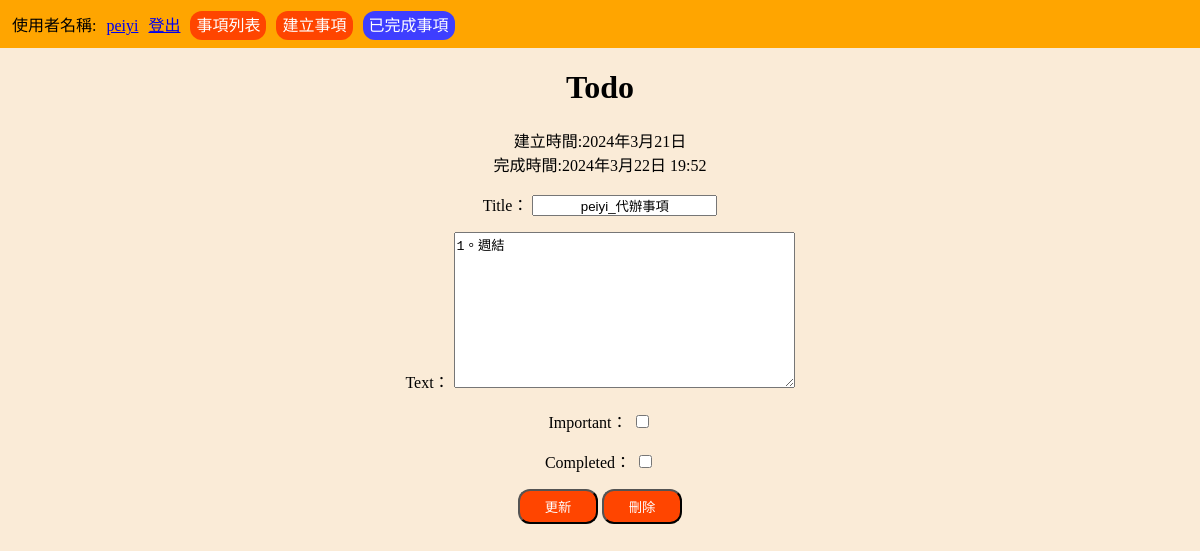
Page /todo/2 (signed in) on the committed database.
### todo/models.py (models this page shows, shortened)
class Todo(models.Model):
    title = models.CharField(max_length=100, null=False)
    text = models.TextField(blank=True)
    created = models.DateField(auto_now_add=True)
    date_completed = models.DateTimeField(blank=True, null=True)
    important = models.BooleanField(default=False)
    user = models.ForeignKey(User, on_delete=models.CASCADE)
    completed = models.BooleanField(default=False)

### todo/views.py (the view, shortened to what this page needs)
# urls.py: path("todo/<int:id>", views.view_todo, name="view-todo"),
@login_required
def view_todo(request, id):
    todo = None
    message = ""
    try:
        todo = Todo.objects.get(id=id)
        form = TodoForm(instance=todo)
    except Exception as e:
        print(e)
        message = "修改或刪除失敗..."
    return render(
        request, "todo/view-todo.html", {"todo": todo, "form": form, "message": message}
    )

### todo/forms.py
class TodoForm(ModelForm):
    class Meta:
        model = Todo
        fields = ["title", "text", "important", "completed"]

### todo/templates/todo/view-todo.html (shortened to what this page needs)
{% extends 'base.html' %}
{% block content %}
<h1>Todo</h1>
建立時間:{{todo.created}}<br>
{% if todo.date_completed %}
完成時間:{{todo.date_completed}}
{% endif %}
<form action="" method="POST">
    {{form.as_p}}
    <input class="button-style" type="submit" value="更新" name="update">
    <input class="button-style" type="submit" value="刪除" name="delete">
</form>
{% endblock %}

### templates/base.html (shortened to what this page needs)
<!DOCTYPE html>
<html lang="zh-Hant">
<head>
</head>
<body>
    <div id="navbar">
        {% if user.is_authenticated %}
        使用者名稱:
        <a href="{% url 'profile' %}">{{user.username}}</a>
        <a href="{% url 'logout' %}">登出</a>
        <a class="button-style" href="{% url 'todolist' %}">事項列表</a>
        <a class="button-style" href="{% url 'create-todo' %}">建立事項</a>
        <a class="button-style" style="background-color: rgb(62, 62, 255);" href="{% url 'completed-todo' %}">已完成事項</a>
        {% else %}
        <a href="{% url 'login' %}">登入</a>
        <a href="{% url 'register' %}">註冊帳號</a>
        {% endif %}
    </div>
    <div id="container">
        {% block content %}
        {% endblock %}
    </div>
</body>
</html>

### templates/base.html (style rules this page uses)
body { margin: 0; background-color: antiquewhite; }
#navbar { background-color: orange; padding: 12px; }
#container { margin: 12px; text-align: center; }
a { margin-left: 6px; }
.button-style { background-color: orangered; color: white; padding: 6px; border-radius: 12px; text-decoration: none; }
input { text-align: center; }

### todo/templates/todo/view-todo.html (style rules this page uses)
.button-style { width: 80px; }

### rows in the picture
Todo: created "2024年3月21日", date_completed "2024年3月22日 19:52", title "peiyi_代辦事項", text "1。週結"

### other values in the picture
{{ user.username }} "peiyi"
